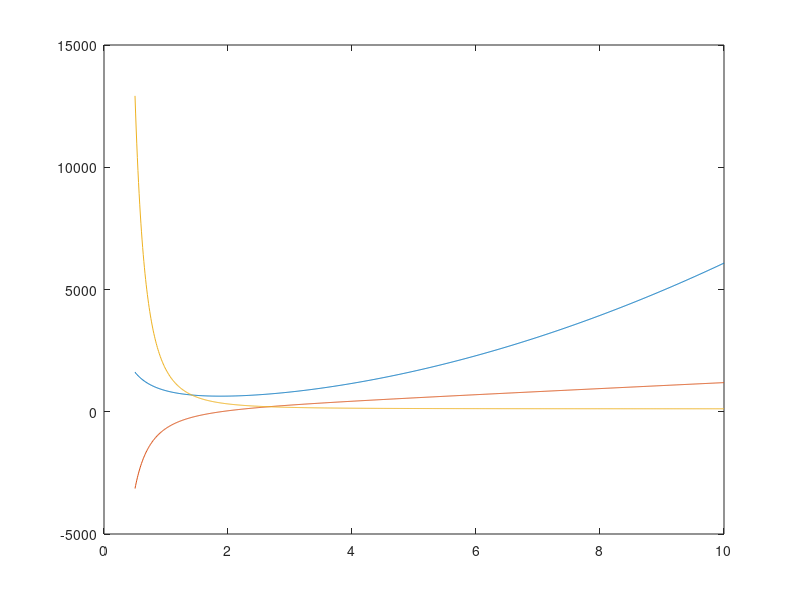

Here is the MATLAB script that generated this plot:
clc; clear; close all;
w = linspace(0.5,10,1000);

TSA = 60*w.*w + 800./w;
TSAd = 120*w - 800./(w.*w);
TSAdd = 120 + 1600./(w.*w.*w);

plot(w,TSA);
hold on
plot(w, TSAd);
hold on
plot(w, TSAdd);
